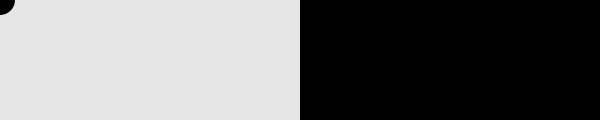
Frame 1 (no input)
Frame 60 (the mouse pressed at the canvas centre just before this capture): identical to frame 1, image omitted
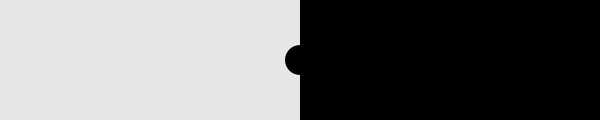
Frame 120 (the mouse held since frame 60 and released just before this capture)

The Processing sketch that drew these frames (run headless with seeded random() and noise(); from frame 60 on, the mouse is pressed at the canvas centre):

// Processing sketch: ex18_hover
// ── ex18_hover.pde


void setup() {
  size(600, 120);

  noStroke();
}

void draw() {
    //draw a light gray rectangle covering the left half of the canvas
    fill(230);
    rect(0, 0, width/2, height);

    //draw a black rectangle over the right half of the canvas
    fill(0);
    rect(width/2, 0, width/2, height);

    if(mouseX > width/2){ //if the mouse is on the right side of the canvas
      //set the fill to light gray
      fill(230);
    }
    else{//otherwise
      //set the fill to black
      fill(0);
    }
    //draw an ellipse at the position of the mouse
    ellipse(mouseX, mouseY, 30, 30);
}
